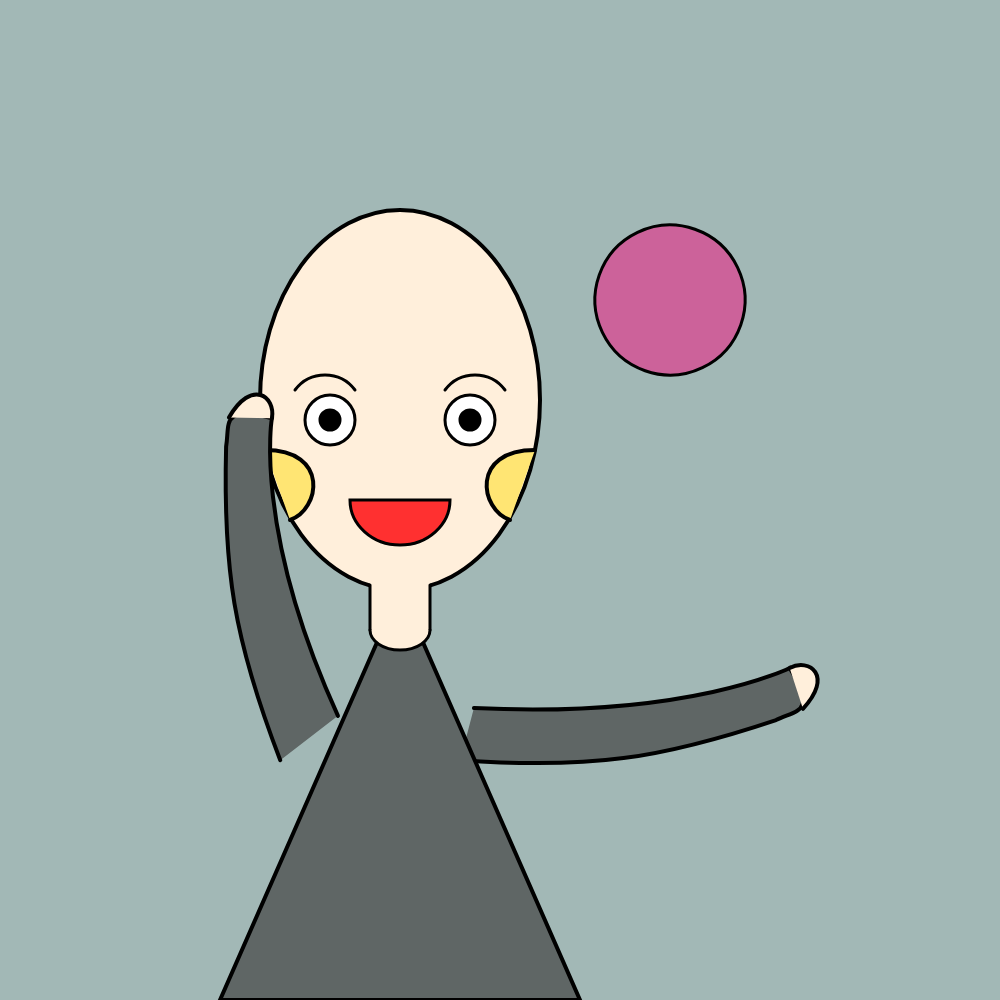
Frame 1 (no input)
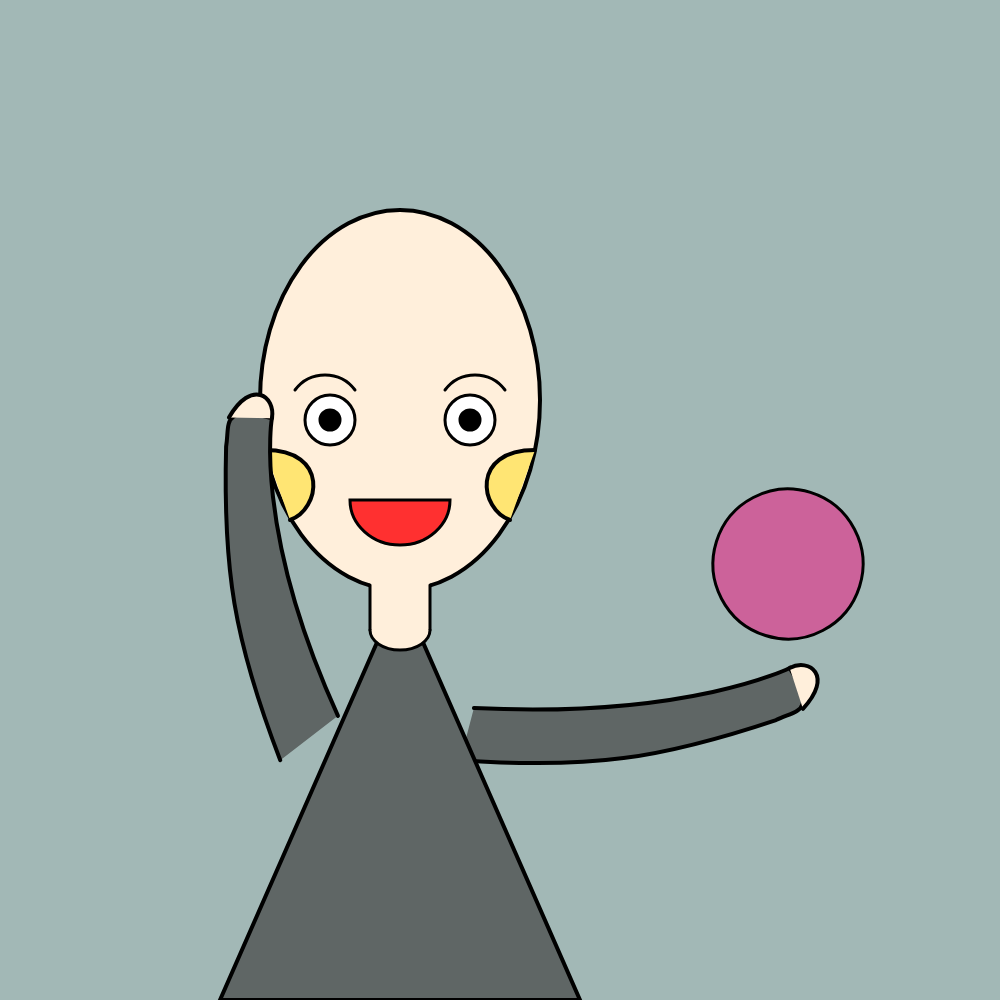
Frame 60 (no input)
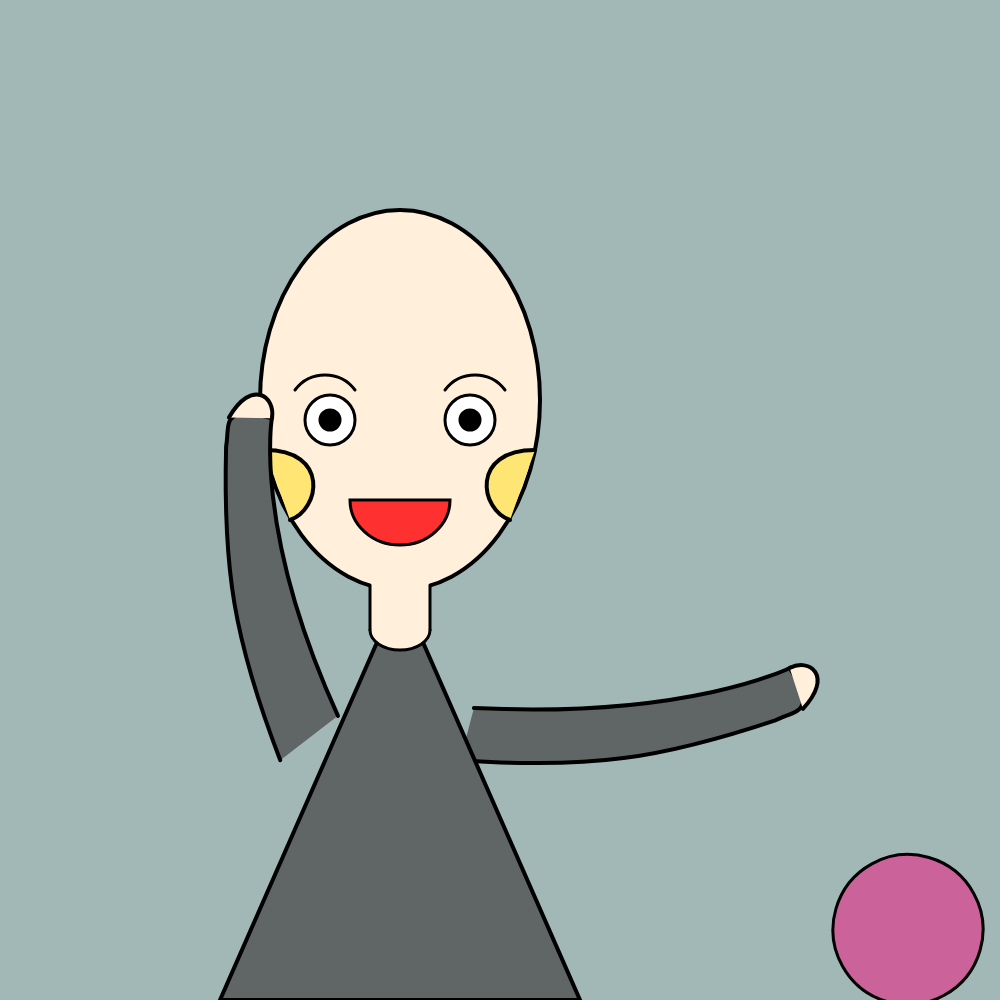
Frame 120 (the mouse pressed at the canvas centre since frame 60)

The p5.js sketch that drew these frames (run headless with seeded random() and noise() and a simulated clock; from frame 60 on, the mouse is pressed at the canvas centre):

// p5.js sketch
// ── sketch.js
var x0=670;
var y0=300;
var dx=2;
function setup() {
  createCanvas(1000, 1000);
}

function draw() {
  background(162, 184, 182);
  strokeWeight(4);
  
  //脸
  fill(255,239,219);
  ellipse(400,400,280,380);
  fill(0);

  //脸颊
  fill(255, 229, 115);
  bezier(265,450,330,450,320,510,290,520);  //左脸颊
  bezier(535,450,470,450,480,510,510,520);  //右脸颊

   //右胳膊
  push();
  fill(95, 102, 101);
  translate(490,720);
  rotate(dx/PI);
  translate(-490,-720);
  beginShape();
  vertex(470,720);
  bezierVertex(650,600,700,500,700,500);
  bezierVertex(750,520,730,530,720,550);
  bezierVertex(650,650,600,700,490,770);
  endShape();

  //右手
  fill(255,239,219);
  bezier(700,500,710,480,740,480,735,525);
  pop();
  
  //左胳膊
  push();
  fill(95, 102, 101);
  translate(310,720);
  rotate(dx/PI);
  translate(-310,-720);
  beginShape();
  vertex(330,700);
  bezierVertex(150,600,100,500,100,500);
  bezierVertex(50,520,70,530,80,550);
  bezierVertex(150,650,200,700,310,770);
  endShape();
  
  //左手
  fill(255,239,219);
  bezier(100,500,90,480,60,480,65,525);
  pop();

  //身子
  fill(95, 102, 101);
  triangle(400,590,220,1000,580,1000);

  //脖子
  strokeWeight(0);
  fill(255,239,219);
  rect(370,570,60,60);
  strokeWeight(3);
  line(370,585,370,630);
  line(430,585,430,630);

  //领子
  strokeWeight(3);
  fill(255,239,219);
  arc(400,630,60,40,0,PI,OPEN);

  //眼睛
  fill(255);
  ellipse(330,420,50,50);  //左眼白
  ellipse(470,420,50,50);  //右眼白
  fill(0);
  ellipse(330,420,20,20);  //左眼珠‘
  ellipse(470,420,20,20);  //右眼珠
  
  //眉毛
  //line(300,380,350,380);
  noFill();
  bezier(295,390,310,370,340,370,355,390);  //左眉毛
  bezier(505,390,490,370,460,370,445,390);  //右眉毛

  //嘴巴
  fill(255,48,48);
  arc(400,500,100,90,0,PI,CHORD);



  //球
  push();
  translate(x0,y0);
  rotate(dx*x0/(100*PI));
  translate(-x0,-y0);
  fill(204, 98, 154);
  ellipse(x0,y0,150,150);
  x0+=dx;
  y0=0.0034*x0*x0-2.72*x0+596.14;
  if(x0>=width||x0<=0)
  dx=-dx;

  
}
